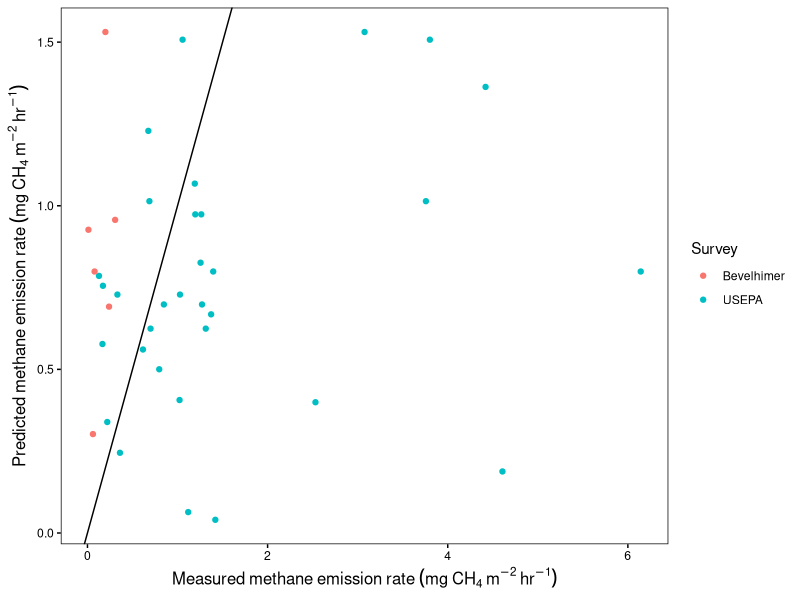
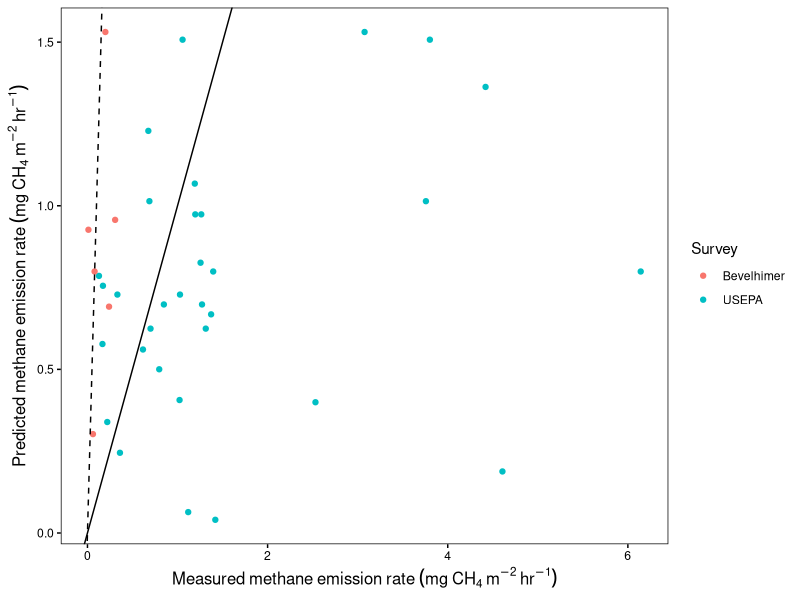
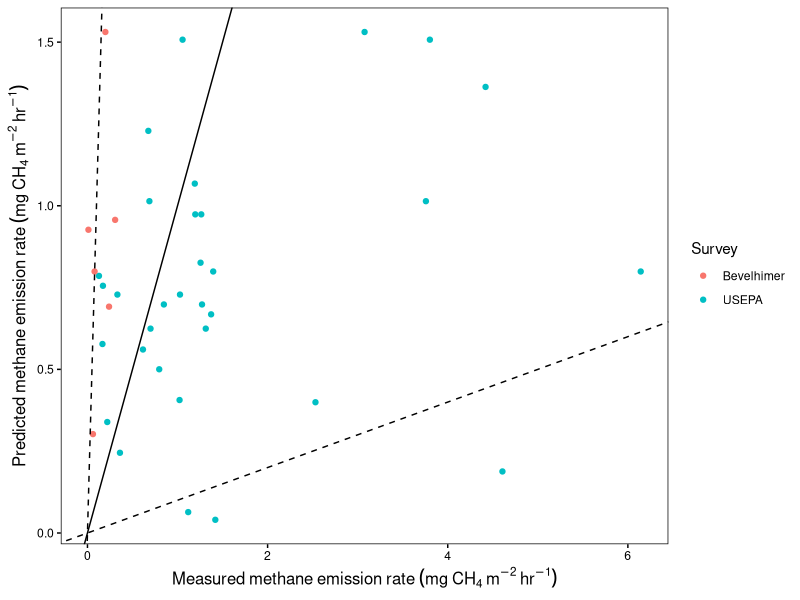
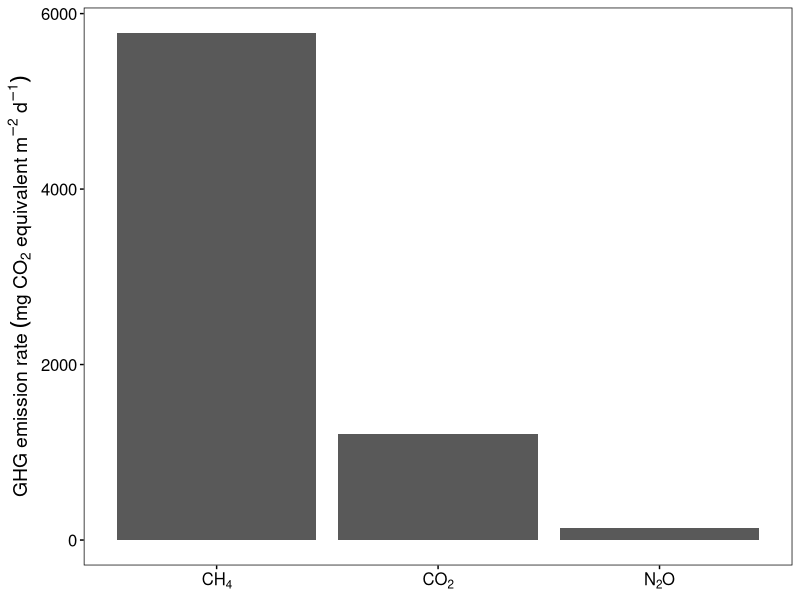
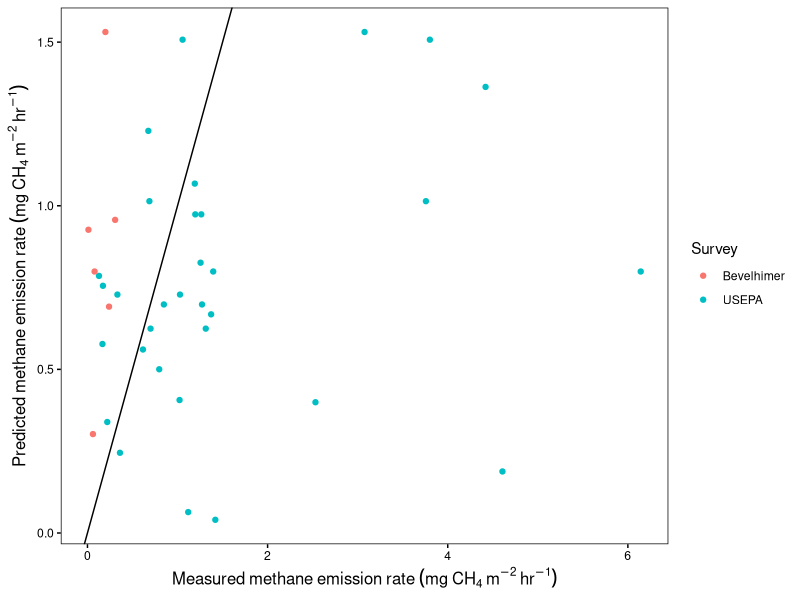
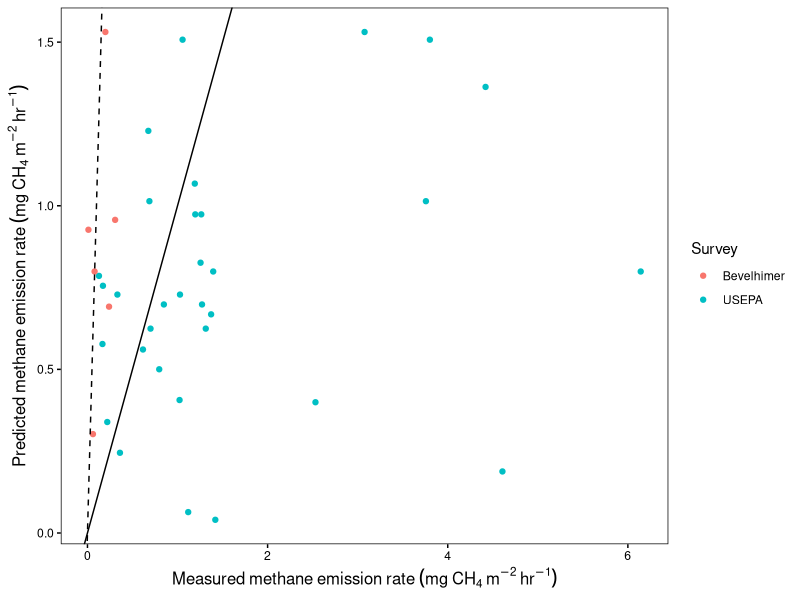
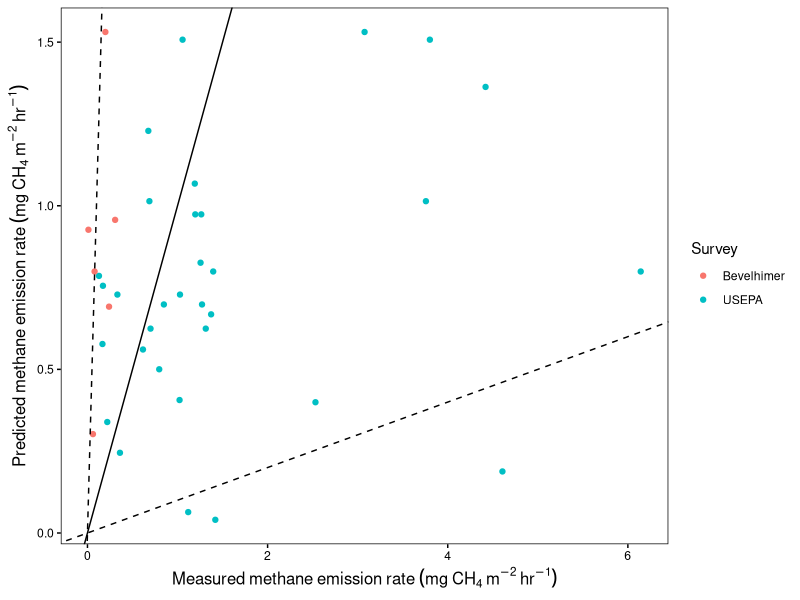
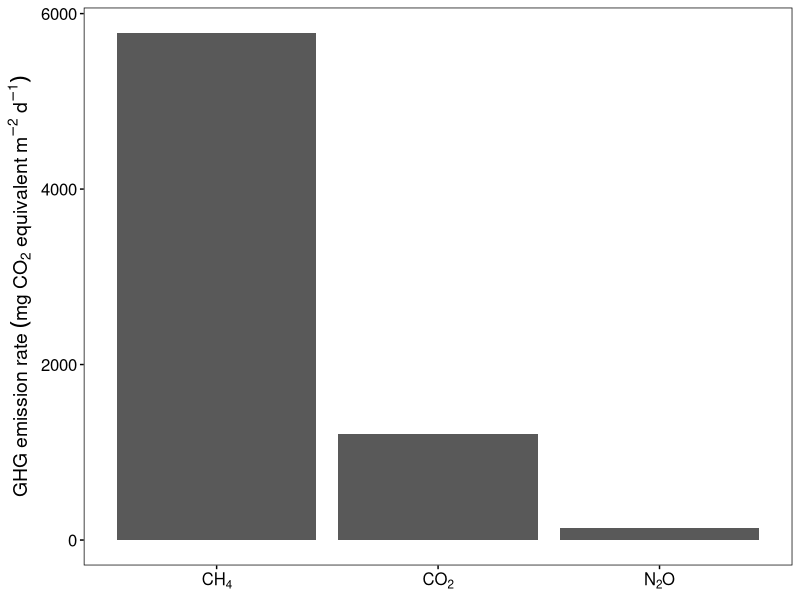

Generate these figures, in order, with R:
# SCRIPT FOR PULLING TOGETHER DATA FOR R4 PRESENTATION
# SHARED WITH ELEANOR SILVER VIA GITHUB ON 6/27/2018

# LIBRARIES
library(tidyverse)
library(readxl)


# READ IN DATA COMPARING GRes ESTIMATES TO MEASURED VALUES
gres <- read_excel(path = "inputData/dataForGres.xlsx")

# PLOTS
# With 1:1 line
ggplot(gres, aes(ch4.trate.mg.h_Estimate_Annual, t.ch4.mgCH4.m2.hr.gres)) + 
  geom_point(aes(color = Survey)) +
  geom_abline(slope = 1, intercept = 0) +
  ylab(expression(Predicted~methane~emission~rate~(mg~CH[4]~m^{-2}~hr^{-1}))) +
  xlab(expression(Measured~methane~emission~rate~(mg~CH[4]~m^{-2}~hr^{-1}))) +
  theme_bw() +
  theme(panel.grid.major = element_blank(),  # Eliminate major gridlines
        panel.grid.minor = element_blank(),  # Eliminate minor gridlines
        panel.border = element_rect(color = "black"),
        axis.ticks = element_line(color = "black"),
        axis.text = element_text(color = "black"),
        axis.title = element_text(size = 12))

ggsave('gres1_1.tiff',  # export as .tif
units="in",  # specify units for dimensions
width=7,   # 1 column
height=5, # Whatever works
dpi=1200,   # ES&T. 300-600 at PLOS One,
compression = "lzw")


# With 1:1, and 10:1 line
ggplot(gres, aes(ch4.trate.mg.h_Estimate_Annual, t.ch4.mgCH4.m2.hr.gres)) + 
  geom_point(aes(color = Survey)) +
  geom_abline(slope = 10, intercept = 0, linetype = 2) +
  geom_abline(slope = 1, intercept = 0) +
  ylab(expression(Predicted~methane~emission~rate~(mg~CH[4]~m^{-2}~hr^{-1}))) +
  xlab(expression(Measured~methane~emission~rate~(mg~CH[4]~m^{-2}~hr^{-1}))) +
  theme_bw() +
  theme(panel.grid.major = element_blank(),  # Eliminate major gridlines
        panel.grid.minor = element_blank(),  # Eliminate minor gridlines
        panel.border = element_rect(color = "black"),
        axis.ticks = element_line(color = "black"),
        axis.text = element_text(color = "black"),
        axis.title = element_text(size = 12))

ggsave('gres10_1.tiff',  # export as .tif
       units="in",  # specify units for dimensions
       width=7,   # 1 column
       height=5, # Whatever works
       dpi=1200,   # ES&T. 300-600 at PLOS One,
       compression = "lzw")

# With 1:1, 10:1, and 0.1:1 lines
ggplot(gres, aes(ch4.trate.mg.h_Estimate_Annual, t.ch4.mgCH4.m2.hr.gres)) + 
  geom_point(aes(color = Survey)) +
  geom_abline(slope = 10, intercept = 0, linetype = 2) +
  geom_abline(slope = 1, intercept = 0) +
  geom_abline(slope = 0.1, intercept = 0, linetype = 2) +
  ylab(expression(Predicted~methane~emission~rate~(mg~CH[4]~m^{-2}~hr^{-1}))) +
  xlab(expression(Measured~methane~emission~rate~(mg~CH[4]~m^{-2}~hr^{-1}))) +
  theme_bw() +
  theme(panel.grid.major = element_blank(),  # Eliminate major gridlines
        panel.grid.minor = element_blank(),  # Eliminate minor gridlines
        panel.border = element_rect(color = "black"),
        axis.ticks = element_line(color = "black"),
        axis.text = element_text(color = "black"),
        axis.title = element_text(size = 12))

ggsave('gres1_0.1.tiff',  # export as .tif
       units="in",  # specify units for dimensions
       width=7,   # 1 column
       height=5, # Whatever works
       dpi=1200,   # ES&T. 300-600 at PLOS One,
       compression = "lzw")

# READ IN CO2 EQUIV EMISSION RATES FROM DEEMER ET AL.
# SEE PAGE 4
co2Equiv <- read_excel(path = "inputData/deemerReservoirGwp.xlsx")
 
#PLOT
ggplot(co2Equiv, aes(gas, mg.co2.eq.m2.d)) +
  geom_col() +
  ylab(expression(GHG~emission~rate~(mg~CO[2]~equivalent~m^{-2}~d^{-1}))) +
  scale_x_discrete(labels = c(expression(CH[4]), expression(CO[2]), expression(N[2]*O))) +
  theme_bw() +
  theme(panel.grid.major = element_blank(),  # Eliminate major gridlines
        panel.grid.minor = element_blank(),  # Eliminate minor gridlines
        panel.border = element_rect(color = "black"),
        axis.ticks = element_line(color = "black"),
        axis.text = element_text(color = "black", size = 12),
        axis.title = element_text(size = 14),
        axis.title.x = element_blank())

ggsave('reservoirEmissionsCo2equiv.tiff',  # export as .tif
       units="in",  # specify units for dimensions
       width=7,   # 1 column
       height=5, # Whatever works
       dpi=1200,   # ES&T. 300-600 at PLOS One,
       compression = "lzw")

